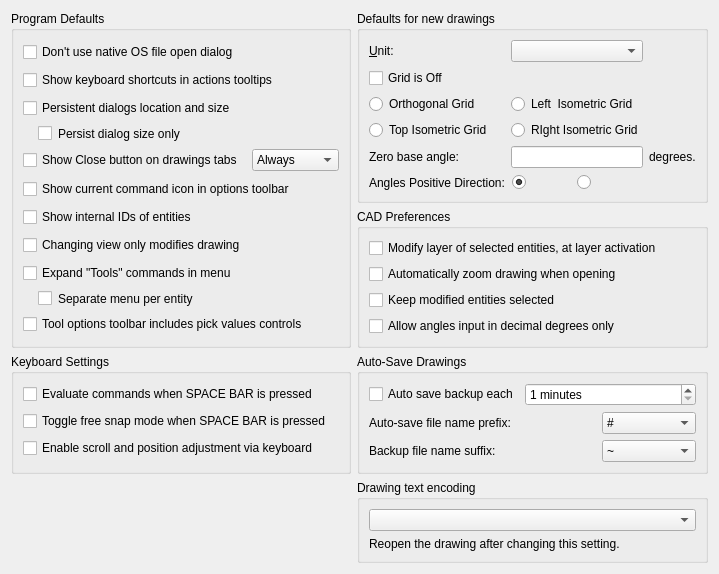
     <widget class="QWidget" name="tabDefaults">
      <attribute name="title">
       <string>&amp;Defaults</string>
      </attribute>
      <layout class="QGridLayout" name="gridLayout_3">
       <item row="3" column="1">
        <widget class="QGroupBox" name="groupTextEncoding">
         <property name="title">
          <string>Drawing text encoding</string>
         </property>
         <layout class="QVBoxLayout" name="layoutTextEncoding">
          <item>
           <widget class="QComboBox" name="cbLegacyTextEncoding">
            <property name="toolTip">
             <string>Encoding used to open DXF/DWG files older than AutoCAD 2007. Auto uses the file's code page. Unicode drawings keep their original encoding.</string>
            </property>
           </widget>
          </item>
          <item>
           <widget class="QLabel" name="labelTextEncodingReopen">
            <property name="text">
             <string>Reopen the drawing after changing this setting.</string>
            </property>
            <property name="wordWrap">
             <bool>true</bool>
            </property>
           </widget>
          </item>
         </layout>
        </widget>
       </item>
       <item row="1" column="1">
        <widget class="QGroupBox" name="groupBox_5">
         <property name="title">
          <string>CAD Preferences</string>
         </property>
         <layout class="QVBoxLayout" name="verticalLayout_4">
          <item>
           <widget class="QCheckBox" name="cbToActiveLayer">
            <property name="toolTip">
             <string>&lt;html&gt;&lt;head/&gt;&lt;body&gt;&lt;p&gt;When enabled, activating a layer would modify all selected entities to that new layer. To change layer of multiple entities: first select needed entities; activate a layer in the layer widget. This makes all selected entities modified to belong to the new layer.&lt;/p&gt;&lt;/body&gt;&lt;/html&gt;</string>
            </property>
            <property name="text">
             <string>Modify layer of selected entities, at layer activation</string>
            </property>
           </widget>
          </item>
          <item>
           <widget class="QCheckBox" name="cbAutoZoomDrawing">
            <property name="text">
             <string>Automatically zoom drawing when opening</string>
            </property>
           </widget>
          </item>
          <item>
           <widget class="QCheckBox" name="cbKeepModifiedSelected">
            <property name="toolTip">
             <string>If selected, entities will stay selected after completion of Modify operations. Otherwise, they will be not selected. </string>
            </property>
            <property name="text">
             <string>Keep modified entities selected</string>
            </property>
           </widget>
          </item>
          <item>
           <widget class="QCheckBox" name="cbAnglesInputInDecimalDegreesOnly">
            <property name="toolTip">
             <string>If checked, it will be possible to enter value of angle in decimal degrees only. Otherwise, angles in surveyor, radiant, imperial degrees and bearing formats are allowed for input.  </string>
            </property>
            <property name="text">
             <string>Allow angles input in decimal degrees only</string>
            </property>
           </widget>
          </item>
         </layout>
        </widget>
       </item>
       <item row="7" column="1">
        <spacer name="verticalSpacer_10">
         <property name="orientation">
          <enum>Qt::Vertical</enum>
         </property>
         <property name="sizeHint" stdset="0">
          <size>
           <width>20</width>
           <height>0</height>
          </size>
         </property>
        </spacer>
       </item>
       <item row="2" column="0">
        <widget class="QGroupBox" name="groupBox_4">
         <property name="title">
          <string>Keyboard Settings</string>
         </property>
         <layout class="QVBoxLayout" name="verticalLayout_3">
          <item>
           <widget class="QCheckBox" name="cbEvaluateOnSpace">
            <property name="text">
             <string>Evaluate commands when SPACE BAR is pressed</string>
            </property>
           </widget>
          </item>
          <item>
           <widget class="QCheckBox" name="cbToggleFreeSnapOnSpace">
            <property name="toolTip">
             <string>&lt;html&gt;&lt;head/&gt;&lt;body&gt;&lt;p&gt;Temporarily toggle free snapping when the spacebar is pressed and the command window is activated&lt;/p&gt;&lt;/body&gt;&lt;/html&gt;</string>
            </property>
            <property name="text">
             <string>Toggle free snap mode when SPACE BAR is pressed</string>
            </property>
           </widget>
          </item>
          <item>
           <widget class="QCheckBox" name="cbEnableKeyboardZoomAdjust">
            <property name="toolTip">
             <string>If enabled, it is possible to do with keys - zooming via +/-, scrolling via arrow keys, moving selected entities position via arrow keys and SHIFT/CTRL modifiers.</string>
            </property>
            <property name="text">
             <string>Enable scroll and position adjustment via keyboard</string>
            </property>
           </widget>
          </item>
         </layout>
        </widget>
       </item>
       <item row="0" column="0" rowspan="2">
        <widget class="QGroupBox" name="groupBox">
         <property name="sizePolicy">
          <sizepolicy hsizetype="Preferred" vsizetype="Minimum">
           <horstretch>0</horstretch>
           <verstretch>0</verstretch>
          </sizepolicy>
         </property>
         <property name="minimumSize">
          <size>
           <width>0</width>
           <height>70</height>
          </size>
         </property>
         <property name="title">
          <string>Program Defaults</string>
         </property>
         <layout class="QGridLayout" name="gridLayout_17">
          <item row="10" column="0" colspan="2">
           <widget class="QCheckBox" name="cbInteractiveInputInActionToolbarEnabled">
            <property name="toolTip">
             <string>If selected, controls for picking values from drawing are available in Tool Options toolbar, allowing to pick length and angle values from drawing. </string>
            </property>
            <property name="text">
             <string>Tool options toolbar includes pick values controls</string>
            </property>
           </widget>
          </item>
          <item row="9" column="0">
           <widget class="QCheckBox" name="cbExpandToolsMenuTillEntity">
            <property name="toolTip">
             <string>If selected, separate menu will be created for each group of entity-related commands. Otherwise, these command will be under the same menu. </string>
            </property>
            <property name="styleSheet">
             <string notr="true">margin-left:15px</string>
            </property>
            <property name="text">
             <string>Separate menu per entity</string>
            </property>
           </widget>
          </item>
          <item row="6" column="0">
           <widget class="QCheckBox" name="cbShowEntityIDs">
            <property name="toolTip">
             <string>If enabled, internal ID of entity will be shown in properties dialog and Entity Info widget.</string>
            </property>
            <property name="text">
             <string>Show internal IDs of entities</string>
            </property>
           </widget>
          </item>
          <item row="1" column="0" colspan="2">
           <widget class="QCheckBox" name="cbShowKeyboardShortcutsInToolTips">
            <property name="toolTip">
             <string>If checked, keyboard shortcut will be shown in tooltip for action</string>
            </property>
            <property name="text">
             <string>Show keyboard shortcuts in actions tooltips</string>
            </property>
           </widget>
          </item>
          <item row="8" column="0">
           <widget class="QCheckBox" name="cbExpandToolsMenu">
            <property name="toolTip">
             <string>If selected, menu will include top-level items for drawing tools. Otherwise, they will under the same menu item. </string>
            </property>
            <property name="text">
             <string>Expand &quot;Tools&quot; commands in menu</string>
            </property>
           </widget>
          </item>
          <item row="4" column="0">
           <widget class="QCheckBox" name="cbTabCloseButton">
            <property name="toolTip">
             <string>If checked, close cross button will be shown in tabs for drawings if drawings are in Tab mode</string>
            </property>
            <property name="text">
             <string>Show Close button on drawings tabs</string>
            </property>
           </widget>
          </item>
          <item row="5" column="0" colspan="2">
           <widget class="QCheckBox" name="cbShowCurrentActionIconInOptions">
            <property name="toolTip">
             <string>If checked, the icon for current action will be shown in options toolbar before action's options</string>
            </property>
            <property name="text">
             <string>Show current command icon in options toolbar</string>
            </property>
           </widget>
          </item>
          <item row="4" column="1">
           <widget class="QComboBox" name="cbTabCloseButtonMode">
            <item>
             <property name="text">
              <string>Always</string>
             </property>
            </item>
            <item>
             <property name="text">
              <string>Active Tab</string>
             </property>
            </item>
           </widget>
          </item>
          <item row="2" column="0">
           <widget class="QCheckBox" name="cbPersistentDialogs">
            <property name="toolTip">
             <string>If checked, dialogs will be positioned and resized to position/size of last invocation.</string>
            </property>
            <property name="text">
             <string>Persistent dialogs location and size</string>
            </property>
           </widget>
          </item>
          <item row="0" column="0">
           <widget class="QCheckBox" name="cbUseQtFileOpenDialog">
            <property name="text">
             <string>Don't use native OS file open dialog</string>
            </property>
           </widget>
          </item>
          <item row="7" column="0">
           <widget class="QCheckBox" name="cbChangingViewOnlyModifiesDrawing">
            <property name="toolTip">
             <string>If checked, any changes of zoom or pan for drawing will mark drawing as modified. Otherwise, changing view only will not affect modified status of the drawing. </string>
            </property>
            <property name="text">
             <string>Changing view only modifies drawing</string>
            </property>
           </widget>
          </item>
          <item row="3" column="0">
           <widget class="QCheckBox" name="cbPersistentDialogSizeOnly">
            <property name="toolTip">
             <string>If checked, location of dialog will not be saved, but size will</string>
            </property>
            <property name="styleSheet">
             <string notr="true">margin-left:15px</string>
            </property>
            <property name="text">
             <string>Persist dialog size only</string>
            </property>
           </widget>
          </item>
         </layout>
        </widget>
       </item>
       <item row="0" column="1">
        <widget class="QGroupBox" name="buttonGroup5">
         <property name="sizePolicy">
          <sizepolicy hsizetype="Preferred" vsizetype="Preferred">
           <horstretch>0</horstretch>
           <verstretch>0</verstretch>
          </sizepolicy>
         </property>
         <property name="minimumSize">
          <size>
           <width>0</width>
           <height>70</height>
          </size>
         </property>
         <property name="title">
          <string>Defaults for new drawings</string>
         </property>
         <layout class="QGridLayout" name="gridLayout_43">
          <item row="5" column="0">
           <widget class="QLabel" name="label_32">
            <property name="text">
             <string>Angles Positive Direction:</string>
            </property>
           </widget>
          </item>
          <item row="4" column="0">
           <widget class="QLabel" name="label_30">
            <property name="toolTip">
             <string/>
            </property>
            <property name="text">
             <string>Zero base angle:</string>
            </property>
           </widget>
          </item>
          <item row="2" column="0">
           <widget class="QRadioButton" name="rbGridOrtho">
            <property name="text">
             <string>Orthogonal Grid</string>
            </property>
            <property name="autoExclusive">
             <bool>true</bool>
            </property>
           </widget>
          </item>
          <item row="4" column="1">
           <widget class="QLineEdit" name="leDefAngleBaseZero">
            <property name="sizePolicy">
             <sizepolicy hsizetype="Preferred" vsizetype="Fixed">
              <horstretch>0</horstretch>
              <verstretch>0</verstretch>
             </sizepolicy>
            </property>
            <property name="toolTip">
             <string>Zero base angle relative to the current user coordinate system. Affects polar coordinates input, snap to angle. 0.0 is 3pm.</string>
            </property>
           </widget>
          </item>
          <item row="0" column="1">
           <widget class="QComboBox" name="cbUnit">
            <property name="sizePolicy">
             <sizepolicy hsizetype="Preferred" vsizetype="Preferred">
              <horstretch>0</horstretch>
              <verstretch>0</verstretch>
             </sizepolicy>
            </property>
            <property name="toolTip">
             <string>Drawing units</string>
            </property>
           </widget>
          </item>
          <item row="0" column="0">
           <widget class="QLabel" name="lUnit">
            <property name="sizePolicy">
             <sizepolicy hsizetype="Preferred" vsizetype="Minimum">
              <horstretch>0</horstretch>
              <verstretch>0</verstretch>
             </sizepolicy>
            </property>
            <property name="text">
             <string>&amp;Unit:</string>
            </property>
            <property name="wordWrap">
             <bool>false</bool>
            </property>
            <property name="buddy">
             <cstring>cbUnit</cstring>
            </property>
           </widget>
          </item>
          <item row="4" column="2">
           <widget class="QLabel" name="label_31">
            <property name="text">
             <string>degrees.</string>
            </property>
           </widget>
          </item>
          <item row="3" column="1">
           <widget class="QRadioButton" name="rbGridIsoRight">
            <property name="text">
             <string>RIght Isometric Grid</string>
            </property>
            <property name="autoExclusive">
             <bool>true</bool>
            </property>
           </widget>
          </item>
          <item row="2" column="1">
           <widget class="QRadioButton" name="rbGridIsoLeft">
            <property name="text">
             <string>Left  Isometric Grid</string>
            </property>
            <property name="autoExclusive">
             <bool>true</bool>
            </property>
           </widget>
          </item>
          <item row="3" column="0">
           <widget class="QRadioButton" name="rbGridIsoTop">
            <property name="text">
             <string>Top Isometric Grid</string>
            </property>
            <property name="autoExclusive">
             <bool>true</bool>
            </property>
           </widget>
          </item>
          <item row="5" column="1">
           <widget class="QWidget" name="widget" native="true">
            <layout class="QGridLayout" name="gridLayout_42">
             <property name="leftMargin">
              <number>1</number>
             </property>
             <property name="topMargin">
              <number>1</number>
             </property>
             <property name="rightMargin">
              <number>3</number>
             </property>
             <property name="bottomMargin">
              <number>1</number>
             </property>
             <property name="spacing">
              <number>2</number>
             </property>
             <item row="0" column="0">
              <widget class="QRadioButton" name="rbDefAngleBasePositive">
               <property name="sizePolicy">
                <sizepolicy hsizetype="Preferred" vsizetype="Preferred">
                 <horstretch>0</horstretch>
                 <verstretch>0</verstretch>
                </sizepolicy>
               </property>
               <property name="maximumSize">
                <size>
                 <width>16777215</width>
                 <height>16777215</height>
                </size>
               </property>
               <property name="toolTip">
                <string>Counterclockwise, 90 degrees is north.</string>
               </property>
               <property name="text">
                <string/>
               </property>
               <property name="icon">
                <iconset resource="../../../../../res/icons/icons.qrc">
                 <normaloff>:/icons/dirpos_plus.lci</normaloff>:/icons/dirpos_plus.lci</iconset>
               </property>
               <property name="checked">
                <bool>true</bool>
               </property>
              </widget>
             </item>
             <item row="0" column="1">
              <widget class="QRadioButton" name="rbDefAngleBaseNegative">
               <property name="sizePolicy">
                <sizepolicy hsizetype="Preferred" vsizetype="Preferred">
                 <horstretch>0</horstretch>
                 <verstretch>0</verstretch>
                </sizepolicy>
               </property>
               <property name="maximumSize">
                <size>
                 <width>16777215</width>
                 <height>16777215</height>
                </size>
               </property>
               <property name="toolTip">
                <string>Clockwise, 90 degrees is sourth.</string>
               </property>
               <property name="text">
                <string/>
               </property>
               <property name="icon">
                <iconset resource="../../../../../res/icons/icons.qrc">
                 <normaloff>:/icons/dirneg_plus.lci</normaloff>:/icons/dirneg_plus.lci</iconset>
               </property>
               <property name="checkable">
                <bool>true</bool>
               </property>
              </widget>
             </item>
            </layout>
           </widget>
          </item>
          <item row="1" column="0">
           <widget class="QCheckBox" name="cbNewDrawingGridOff">
            <property name="toolTip">
             <string>If checked, new drawing will be created with grid disabled</string>
            </property>
            <property name="text">
             <string>Grid is Off </string>
            </property>
           </widget>
          </item>
         </layout>
        </widget>
       </item>
       <item row="7" column="0">
        <spacer name="verticalSpacer_4">
         <property name="orientation">
          <enum>Qt::Vertical</enum>
         </property>
         <property name="sizeHint" stdset="0">
          <size>
           <width>20</width>
           <height>0</height>
          </size>
         </property>
        </spacer>
       </item>
       <item row="2" column="1">
        <widget class="QGroupBox" name="groupBox_29">
         <property name="title">
          <string>Auto-Save Drawings</string>
         </property>
         <layout class="QGridLayout" name="gridLayout_52">
          <item row="2" column="2">
           <widget class="QComboBox" name="cbAutoSaveFileNamePrefix">
            <item>
             <property name="text">
              <string>#</string>
             </property>
            </item>
            <item>
             <property name="text">
              <string>~</string>
             </property>
            </item>
            <item>
             <property name="text">
              <string>_</string>
             </property>
            </item>
            <item>
             <property name="text">
              <string>__</string>
             </property>
            </item>
            <item>
             <property name="text">
              <string>lcauto_</string>
             </property>
            </item>
            <item>
             <property name="text">
              <string>autosaved_</string>
             </property>
            </item>
           </widget>
          </item>
          <item row="0" column="1" colspan="2">
           <widget class="QSpinBox" name="cbAutoSaveTime">
            <property name="toolTip">
             <string>Time between automatic saving of the document in minutes.</string>
            </property>
            <property name="suffix">
             <string> minutes</string>
            </property>
            <property name="minimum">
             <number>1</number>
            </property>
            <property name="maximum">
             <number>60</number>
            </property>
           </widget>
          </item>
          <item row="2" column="0">
           <widget class="QLabel" name="label_38">
            <property name="text">
             <string>Auto-save file name prefix:</string>
            </property>
           </widget>
          </item>
          <item row="0" column="0">
           <widget class="QCheckBox" name="cbAutoBackup">
            <property name="toolTip">
             <string>When set, LibreCAD will automatically generate a backup of your current drawing.</string>
            </property>
            <property name="text">
             <string>Auto save backup each</string>
            </property>
           </widget>
          </item>
          <item row="3" column="0">
           <widget class="QLabel" name="label_37">
            <property name="text">
             <string>Backup file name suffix:</string>
            </property>
           </widget>
          </item>
          <item row="3" column="2">
           <widget class="QComboBox" name="cbBackupFileSuffix">
            <item>
             <property name="text">
              <string>~</string>
             </property>
            </item>
            <item>
             <property name="text">
              <string>$$</string>
             </property>
            </item>
            <item>
             <property name="text">
              <string>_</string>
             </property>
            </item>
            <item>
             <property name="text">
              <string>_backup</string>
             </property>
            </item>
            <item>
             <property name="text">
              <string>_bak</string>
             </property>
            </item>
            <item>
             <property name="text">
              <string>.bak</string>
             </property>
            </item>
            <item>
             <property name="text">
              <string>.backup</string>
             </property>
            </item>
            <item>
             <property name="text">
              <string>.lcb</string>
             </property>
            </item>
           </widget>
          </item>
         </layout>
        </widget>
       </item>
      </layout>
     </widget>
